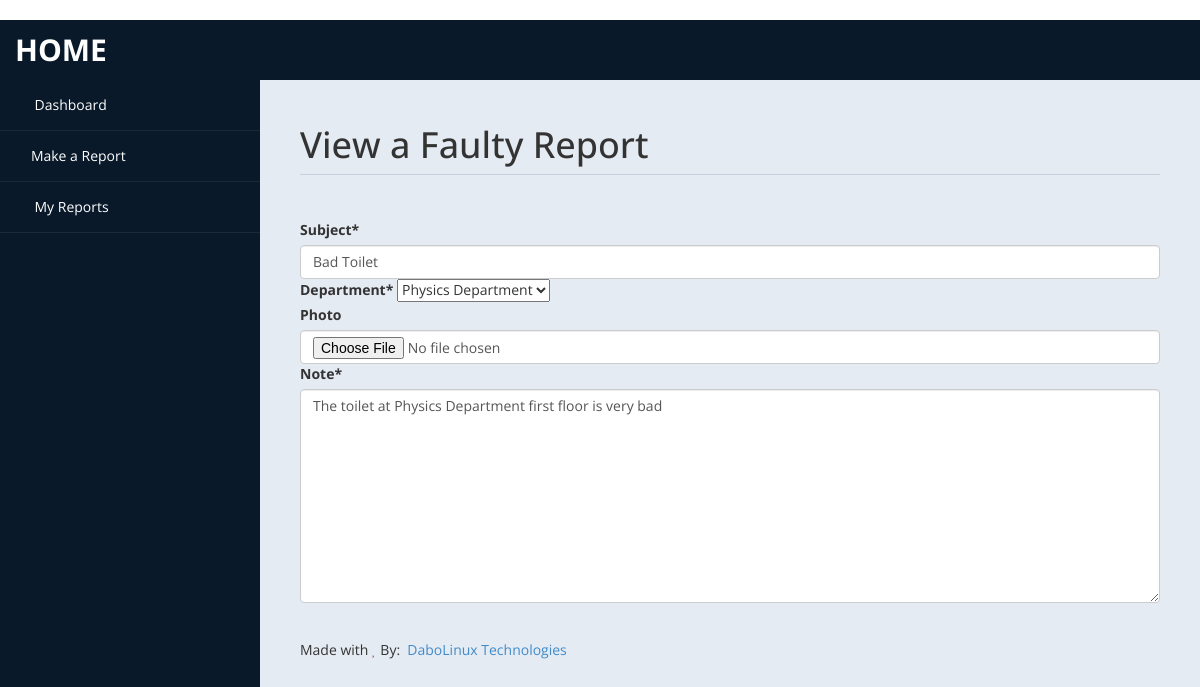
The app's page /facility/report/details/87887729TX/ (signed in) with its own data.
### facility/models.py (models this page shows, shortened)
class Report(TimeStampedModel):
    tracking_number = models.CharField(max_length=10, default=genserial)
    actor = models.ForeignKey(
        "accounts.User", on_delete=models.PROTECT, limit_choices_to=Q(user_type="student"),
        related_name="faulty_reports"
    )
    subject = models.CharField(max_length=50)
    department = models.ForeignKey(
        "accounts.Department", on_delete=models.PROTECT, limit_choices_to=Q(status="active")
    )
    photo = models.ImageField(blank=True, null=True, upload_to="faulty_report")
    note = models.TextField()
    status = models.CharField(
        max_length=50, choices=REPOT_STATUS_CHOICE, default="pending")
    technician = models.ForeignKey(
        "accounts.User", on_delete=models.PROTECT, limit_choices_to=Q(user_type="technician"),
        related_name="tasks",
        blank=True, null=True,
    )
    history = HistoricalRecords(bases=[TimeStampedModel])
    class Meta:
        verbose_name = "Faulty Report"
        verbose_name_plural = "Faulty Reports"
        ordering = ("-updated", )

### facility/views.py (the view)
# urls.py: path("report/details/<uid>/", ReportDetailsView.as_view(), name="report-details"),
class ReportDetailsView(LoginRequiredMixin, View):
    template_name = "facility/report_details.html"
    def get(self, *args, **kwargs):
        context = {}
        report = get_object_or_404(Report, tracking_number=kwargs.get("uid"))
        form = SubmitReportForm(instance=report)
        context["form"] = form
        return render(request=self.request, template_name=self.template_name, context=context)

### facility/forms.py
class SubmitReportForm(forms.ModelForm):
    class Meta:
        model = Report
        exclude = ("tracking_number", "actor", "status", "technician")
        widgets = {
            "photo": ImageWidget(),
        }

### accounts/models.py (called while the page is built)
    def __str__(self) -> str:
        return f"{self.title}"

### templates/facility/report_details.html (shortened to what this page needs)
﻿{% extends 'accounts/student/base.html' %}
{% load static %}
{% load humanize %}
{% load crispy_forms_tags %}
{% block content %}
<div id="page-wrapper">
    <div id="page-inner">
        <div class="row">
            <div class="col-md-12">
                <h1 class="page-header">
                    View a Faulty Report
                </h1>
                <form>
                    {{ form|crispy }}
                </form>
            </div>
        </div>
        <footer><p> Made with <i class="fa fa-heart text-danger"></i> By: &nbsp;<a href="https://dabolinux.com/" target="_blank">DaboLinux Technologies</a></p></footer>
    </div>
</div>
{% endblock content %}

### static/assets/css/custom-styles.css (style rules this page uses)
body { font-family: 'Open Sans', sans-serif; }
#page-wrapper { padding: 15px 15px; min-height: 600px; background:#E5EBF2; }
#page-inner { width:100%; margin:10px 20px 10px 0px; background-color:transparent; padding:10px; min-height:1200px; }
h1, .h1, h2, .h2, h3, .h3 { margin-top: 7px; margin-bottom: -5px; }
p { font-size:16px; line-height:25px; padding-top:20px; }
.page-header { padding-bottom: 9px; margin: 10px 0 45px; border-bottom: 1px solid #C7D1DD; }
footer p { font-size: 14px; }
@media (min-width:768px) { #page-wrapper { margin: 0 0 0 260px; padding: 15px 30px; min-height: 1200px; } }

### records on screen
Report: subject "Bad Toilet", department "Physics Department", note "The toilet at Physics Department first floor is very bad"
